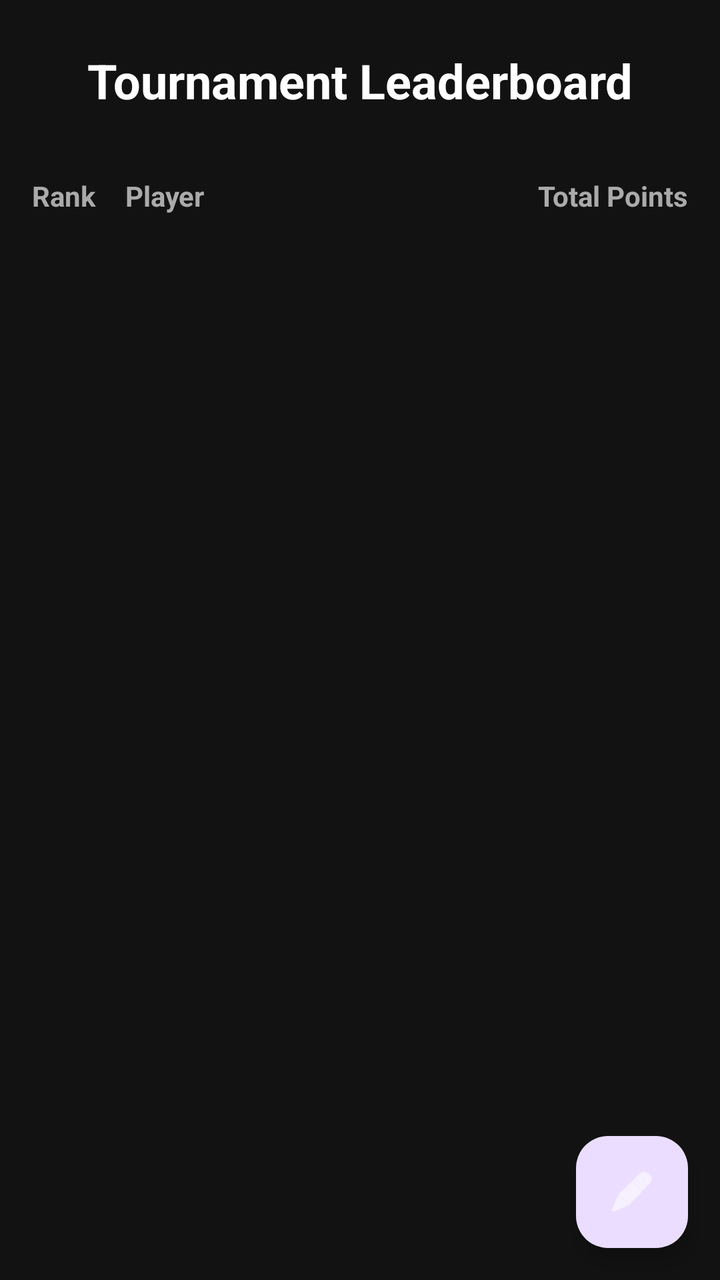
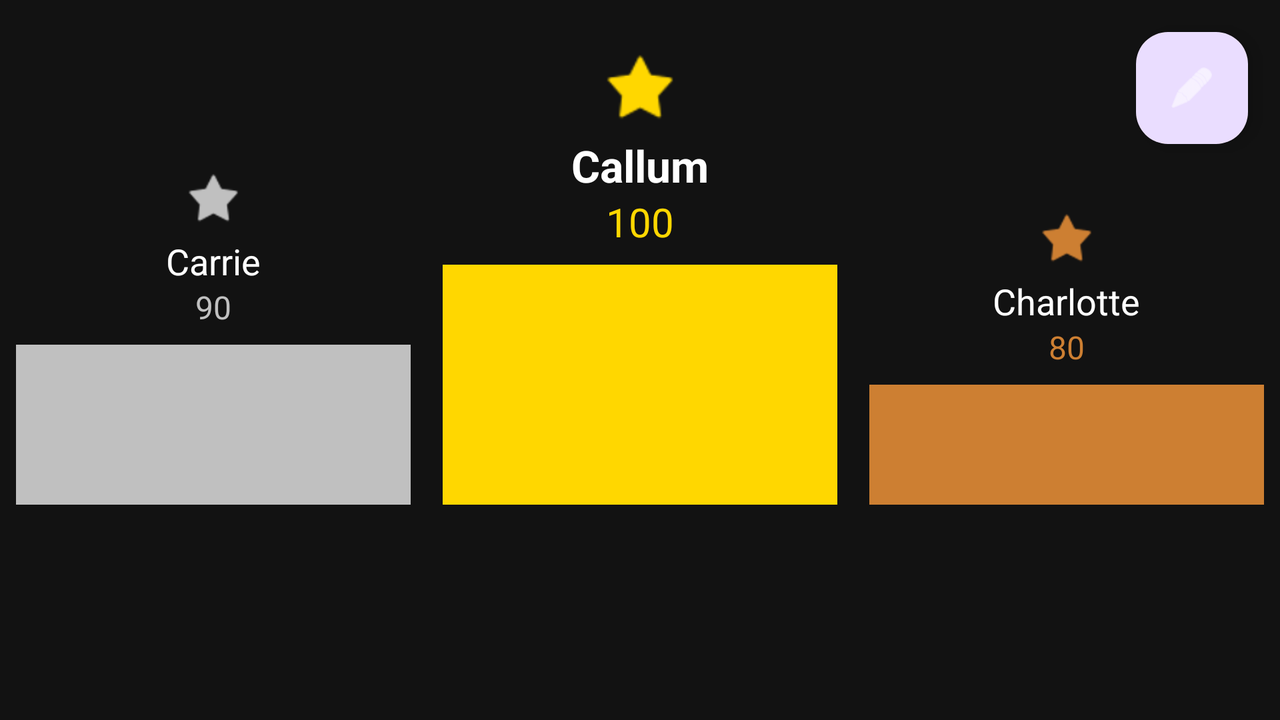

First picture: res/layout/ on a phone held upright. Second picture: the repository's own variant of that layout, on a device whose configuration matches the variant's folder. Source for both follows.
<!-- AndroidManifest.xml: application theme Theme.Youlympics_Leaderboard -->
<!-- res/layout/activity_main.xml -->
<?xml version="1.0" encoding="utf-8"?>
<androidx.constraintlayout.widget.ConstraintLayout xmlns:android="http://schemas.android.com/apk/res/android"
    xmlns:app="http://schemas.android.com/apk/res-auto"
    xmlns:tools="http://schemas.android.com/tools"
    android:layout_width="match_parent"
    android:layout_height="match_parent"
    android:background="#121212"
    tools:context=".MainActivity">

    <TextView
        android:id="@+id/textView_title"
        android:layout_width="wrap_content"
        android:layout_height="wrap_content"
        android:layout_marginTop="24dp"
        android:text="Tournament Leaderboard"
        android:textColor="@android:color/white"
        android:textSize="24sp"
        android:textStyle="bold"
        app:layout_constraintEnd_toEndOf="parent"
        app:layout_constraintStart_toStartOf="parent"
        app:layout_constraintTop_toTopOf="parent" />

    <LinearLayout
        android:id="@+id/header_layout"
        android:layout_width="0dp"
        android:layout_height="wrap_content"
        android:orientation="horizontal"
        android:padding="16dp"
        android:layout_marginTop="16dp"
        app:layout_constraintTop_toBottomOf="@id/textView_title"
        app:layout_constraintStart_toStartOf="parent"
        app:layout_constraintEnd_toEndOf="parent">

        <TextView
            android:layout_width="0dp"
            android:layout_height="wrap_content"
            android:layout_weight="1"
            android:text="Rank"
            android:textColor="#AAAAAA"
            android:textSize="14sp"
            android:textStyle="bold"/>

        <TextView
            android:layout_width="0dp"
            android:layout_height="wrap_content"
            android:layout_weight="4"
            android:text="Player"
            android:textColor="#AAAAAA"
            android:textSize="14sp"
            android:textStyle="bold"/>

        <TextView
            android:layout_width="0dp"
            android:layout_height="wrap_content"
            android:layout_weight="2"
            android:text="Total Points"
            android:gravity="end"
            android:textColor="#AAAAAA"
            android:textSize="14sp"
            android:textStyle="bold"/>

    </LinearLayout>


    <androidx.recyclerview.widget.RecyclerView
        android:id="@+id/recyclerView_leaderboard"
        android:layout_width="0dp"
        android:layout_height="0dp"
        android:layout_marginTop="8dp"
        app:layout_constraintBottom_toBottomOf="parent"
        app:layout_constraintEnd_toEndOf="parent"
        app:layout_constraintStart_toStartOf="parent"
        app:layout_constraintTop_toBottomOf="@+id/header_layout"
        tools:listitem="@layout/leaderboard_item" />

    
    <com.google.android.material.floatingactionbutton.FloatingActionButton
        android:id="@+id/fab_to_events"
        android:layout_width="wrap_content"
        android:layout_height="wrap_content"
        android:layout_margin="16dp"
        android:src="@android:drawable/ic_menu_edit"
        app:layout_constraintBottom_toBottomOf="parent"
        app:layout_constraintEnd_toEndOf="parent"
        android:contentDescription="Enter Scores"
        app:tint="@android:color/white"/>

</androidx.constraintlayout.widget.ConstraintLayout>
<!-- resources referenced by this layout -->
<resources>
  <style name="Theme.Youlympics_Leaderboard" parent="Base.Theme.Youlympics_Leaderboard" />
  <style name="Base.Theme.Youlympics_Leaderboard" parent="Theme.Material3.DayNight.NoActionBar">
          
          
      </style>
</resources>
<!-- res/layout-land/activity_main.xml (the repository's variant of the layout above) -->
<!-- drawn on the phone turned sideways -->
<?xml version="1.0" encoding="utf-8"?>
<androidx.constraintlayout.widget.ConstraintLayout xmlns:android="http://schemas.android.com/apk/res/android"
    xmlns:app="http://schemas.android.com/apk/res-auto"
    xmlns:tools="http://schemas.android.com/tools"
    android:layout_width="match_parent"
    android:layout_height="match_parent"
    android:background="#121212"
    tools:context=".MainActivity">

    
    <LinearLayout
        android:id="@+id/podium_container"
        android:layout_width="0dp"
        android:layout_height="wrap_content"
        android:layout_marginTop="16dp"
        android:gravity="bottom"
        android:orientation="horizontal"
        app:layout_constraintEnd_toEndOf="parent"
        app:layout_constraintStart_toStartOf="parent"
        app:layout_constraintTop_toTopOf="parent">

        
        <LinearLayout
            android:id="@+id/container_2nd_place"
            android:layout_width="0dp"
            android:layout_height="wrap_content"
            android:layout_weight="1"
            android:gravity="center"
            android:orientation="vertical"
            android:padding="8dp">

            <ImageView
                android:src="@android:drawable/star_on"
                app:tint="#C0C0C0"
                android:layout_width="30dp"
                android:layout_height="30dp"
                android:layout_marginBottom="4dp"/>

            <TextView
                android:id="@+id/textView_2nd_name"
                android:layout_width="wrap_content"
                android:layout_height="wrap_content"
                android:textColor="@android:color/white"
                android:textSize="18sp"
                tools:text="Carrie" />

            <TextView
                android:id="@+id/textView_2nd_points"
                android:layout_width="wrap_content"
                android:layout_height="wrap_content"
                android:textColor="#C0C0C0"
                android:textSize="16sp"
                tools:text="90" />
            <View
                android:layout_width="match_parent"
                android:layout_height="80dp"
                android:layout_marginTop="8dp"
                android:background="#C0C0C0"/>
        </LinearLayout>

        
        <LinearLayout
            android:id="@+id/container_1st_place"
            android:layout_width="0dp"
            android:layout_height="wrap_content"
            android:layout_weight="1"
            android:gravity="center"
            android:orientation="vertical"
            android:padding="8dp">

            <ImageView
                android:src="@android:drawable/star_on"
                app:tint="#FFD700"
                android:layout_width="40dp"
                android:layout_height="40dp"
                android:layout_marginBottom="4dp"/>

            <TextView
                android:id="@+id/textView_1st_name"
                android:layout_width="wrap_content"
                android:layout_height="wrap_content"
                android:textColor="@android:color/white"
                android:textSize="22sp"
                android:textStyle="bold"
                tools:text="Callum" />

            <TextView
                android:id="@+id/textView_1st_points"
                android:layout_width="wrap_content"
                android:layout_height="wrap_content"
                android:textColor="#FFD700"
                android:textSize="20sp"
                tools:text="100" />
            <View
                android:layout_width="match_parent"
                android:layout_height="120dp"
                android:layout_marginTop="8dp"
                android:background="#FFD700"/>
        </LinearLayout>

        
        <LinearLayout
            android:id="@+id/container_3rd_place"
            android:layout_width="0dp"
            android:layout_height="wrap_content"
            android:layout_weight="1"
            android:gravity="center"
            android:orientation="vertical"
            android:padding="8dp">

            <ImageView
                android:src="@android:drawable/star_on"
                app:tint="#CD7F32"
                android:layout_width="30dp"
                android:layout_height="30dp"
                android:layout_marginBottom="4dp"/>

            <TextView
                android:id="@+id/textView_3rd_name"
                android:layout_width="wrap_content"
                android:layout_height="wrap_content"
                android:textColor="@android:color/white"
                android:textSize="18sp"
                tools:text="Charlotte" />

            <TextView
                android:id="@+id/textView_3rd_points"
                android:layout_width="wrap_content"
                android:layout_height="wrap_content"
                android:textColor="#CD7F32"
                android:textSize="16sp"
                tools:text="80" />
            <View
                android:layout_width="match_parent"
                android:layout_height="60dp"
                android:layout_marginTop="8dp"
                android:background="#CD7F32"/>
        </LinearLayout>

    </LinearLayout>

    
    <androidx.recyclerview.widget.RecyclerView
        android:id="@+id/recyclerView_leaderboard_rest"
        android:layout_width="0dp"
        android:layout_height="0dp"
        android:layout_marginTop="16dp"
        app:layout_constraintTop_toBottomOf="@id/podium_container"
        app:layout_constraintBottom_toBottomOf="parent"
        app:layout_constraintStart_toStartOf="parent"
        app:layout_constraintEnd_toEndOf="parent"
        tools:listitem="@layout/leaderboard_item"/>

    <com.google.android.material.floatingactionbutton.FloatingActionButton
        android:id="@+id/fab_to_events"
        android:layout_width="wrap_content"
        android:layout_height="wrap_content"
        android:layout_marginTop="16dp"
        android:layout_marginEnd="16dp"
        android:src="@android:drawable/ic_menu_edit"
        app:layout_constraintTop_toTopOf="parent"
        app:layout_constraintEnd_toEndOf="parent"
        android:contentDescription="Enter Scores"
        app:tint="@android:color/white"/>

</androidx.constraintlayout.widget.ConstraintLayout>
